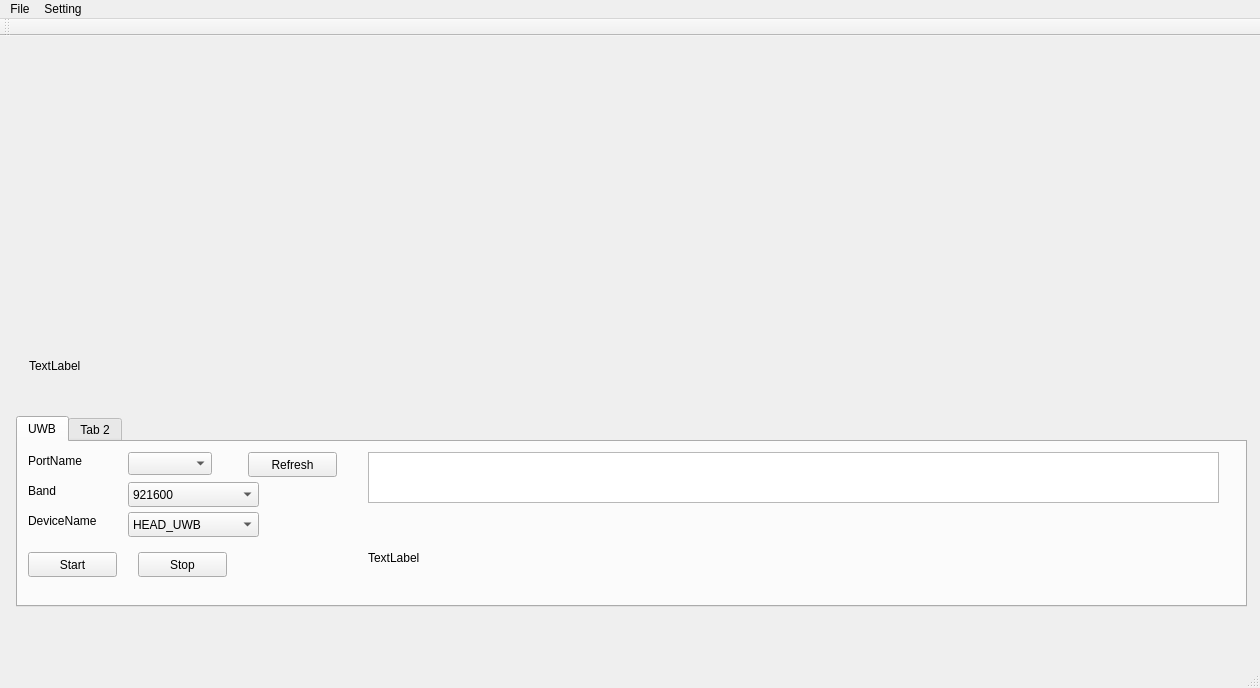
<?xml version="1.0" encoding="UTF-8"?>
<ui version="4.0">
 <class>MainWindow</class>
 <widget class="QMainWindow" name="MainWindow">
  <property name="geometry">
   <rect>
    <x>0</x>
    <y>0</y>
    <width>1260</width>
    <height>688</height>
   </rect>
  </property>
  <property name="windowTitle">
   <string>MainWindow</string>
  </property>
  <widget class="QWidget" name="centralWidget">
   <widget class="QWidget" name="camWidget" native="true">
    <property name="geometry">
     <rect>
      <x>19</x>
      <y>9</y>
      <width>1221</width>
      <height>351</height>
     </rect>
    </property>
    <property name="minimumSize">
     <size>
      <width>1221</width>
      <height>351</height>
     </size>
    </property>
    <widget class="QLabel" name="imu_info_label">
     <property name="geometry">
      <rect>
       <x>10</x>
       <y>290</y>
       <width>1161</width>
       <height>61</height>
      </rect>
     </property>
     <property name="text">
      <string>TextLabel</string>
     </property>
    </widget>
   </widget>
   <widget class="QTabWidget" name="tabWidget">
    <property name="geometry">
     <rect>
      <x>16</x>
      <y>380</y>
      <width>1231</width>
      <height>191</height>
     </rect>
    </property>
    <property name="minimumSize">
     <size>
      <width>1231</width>
      <height>191</height>
     </size>
    </property>
    <widget class="QWidget" name="uwb_tab">
     <attribute name="title">
      <string>UWB</string>
     </attribute>
     <widget class="QComboBox" name="comboxBox_portName">
      <property name="geometry">
       <rect>
        <x>110</x>
        <y>10</y>
        <width>84</width>
        <height>23</height>
       </rect>
      </property>
      <property name="mouseTracking">
       <bool>true</bool>
      </property>
      <property name="tabletTracking">
       <bool>false</bool>
      </property>
      <property name="contextMenuPolicy">
       <enum>Qt::ActionsContextMenu</enum>
      </property>
      <property name="editable">
       <bool>false</bool>
      </property>
      <property name="insertPolicy">
       <enum>QComboBox::InsertAtTop</enum>
      </property>
      <property name="frame">
       <bool>true</bool>
      </property>
     </widget>
     <widget class="QComboBox" name="comboBox_band">
      <property name="geometry">
       <rect>
        <x>110</x>
        <y>40</y>
        <width>131</width>
        <height>25</height>
       </rect>
      </property>
      <item>
       <property name="text">
        <string>921600</string>
       </property>
      </item>
      <item>
       <property name="text">
        <string>115200</string>
       </property>
      </item>
     </widget>
     <widget class="QComboBox" name="comboBox_3">
      <property name="geometry">
       <rect>
        <x>110</x>
        <y>70</y>
        <width>131</width>
        <height>25</height>
       </rect>
      </property>
      <item>
       <property name="text">
        <string>HEAD_UWB</string>
       </property>
      </item>
     </widget>
     <widget class="QPushButton" name="btn_start_serial">
      <property name="geometry">
       <rect>
        <x>10</x>
        <y>110</y>
        <width>89</width>
        <height>25</height>
       </rect>
      </property>
      <property name="text">
       <string>Start</string>
      </property>
     </widget>
     <widget class="QPushButton" name="btn_stop_serial">
      <property name="geometry">
       <rect>
        <x>120</x>
        <y>110</y>
        <width>89</width>
        <height>25</height>
       </rect>
      </property>
      <property name="text">
       <string>Stop</string>
      </property>
     </widget>
     <widget class="QLabel" name="label">
      <property name="geometry">
       <rect>
        <x>10</x>
        <y>10</y>
        <width>81</width>
        <height>17</height>
       </rect>
      </property>
      <property name="text">
       <string>PortName</string>
      </property>
     </widget>
     <widget class="QLabel" name="label_2">
      <property name="geometry">
       <rect>
        <x>10</x>
        <y>40</y>
        <width>67</width>
        <height>17</height>
       </rect>
      </property>
      <property name="text">
       <string>Band</string>
      </property>
     </widget>
     <widget class="QLabel" name="label_3">
      <property name="geometry">
       <rect>
        <x>10</x>
        <y>70</y>
        <width>91</width>
        <height>17</height>
       </rect>
      </property>
      <property name="text">
       <string>DeviceName</string>
      </property>
     </widget>
     <widget class="QTextBrowser" name="text_browser">
      <property name="geometry">
       <rect>
        <x>350</x>
        <y>10</y>
        <width>851</width>
        <height>51</height>
       </rect>
      </property>
     </widget>
     <widget class="QPushButton" name="pushButton_3">
      <property name="geometry">
       <rect>
        <x>230</x>
        <y>10</y>
        <width>89</width>
        <height>25</height>
       </rect>
      </property>
      <property name="text">
       <string>Refresh</string>
      </property>
     </widget>
     <widget class="QLabel" name="serial_label">
      <property name="geometry">
       <rect>
        <x>350</x>
        <y>70</y>
        <width>851</width>
        <height>91</height>
       </rect>
      </property>
      <property name="text">
       <string>TextLabel</string>
      </property>
     </widget>
    </widget>
    <widget class="QWidget" name="tab_2">
     <attribute name="title">
      <string>Tab 2</string>
     </attribute>
    </widget>
   </widget>
   <widget class="QLabel" name="save_dir_label">
    <property name="geometry">
     <rect>
      <x>20</x>
      <y>580</y>
      <width>1221</width>
      <height>21</height>
     </rect>
    </property>
    <property name="text">
     <string/>
    </property>
   </widget>
  </widget>
  <widget class="QMenuBar" name="menuBar">
   <property name="geometry">
    <rect>
     <x>0</x>
     <y>0</y>
     <width>1260</width>
     <height>22</height>
    </rect>
   </property>
   <widget class="QMenu" name="menuFile">
    <property name="title">
     <string>File</string>
    </property>
    <addaction name="actionStart_Record"/>
    <addaction name="actionStop_Record"/>
   </widget>
   <widget class="QMenu" name="menuSetting">
    <property name="title">
     <string>Setting</string>
    </property>
    <addaction name="actionMYNTD"/>
    <addaction name="actionIMU"/>
    <addaction name="actionUWB"/>
   </widget>
   <addaction name="menuFile"/>
   <addaction name="menuSetting"/>
  </widget>
  <widget class="QToolBar" name="mainToolBar">
   <attribute name="toolBarArea">
    <enum>TopToolBarArea</enum>
   </attribute>
   <attribute name="toolBarBreak">
    <bool>false</bool>
   </attribute>
  </widget>
  <widget class="QStatusBar" name="statusBar"/>
  <action name="actionStart_Record">
   <property name="text">
    <string>Start Record</string>
   </property>
  </action>
  <action name="actionStop_Record">
   <property name="text">
    <string>Stop Record</string>
   </property>
  </action>
  <action name="actionMYNTD">
   <property name="text">
    <string>MYNTD</string>
   </property>
  </action>
  <action name="actionIMU">
   <property name="text">
    <string>IMU</string>
   </property>
  </action>
  <action name="actionUWB">
   <property name="text">
    <string>UWB</string>
   </property>
  </action>
 </widget>
 <layoutdefault spacing="6" margin="11"/>
 <resources/>
 <connections/>
</ui>
